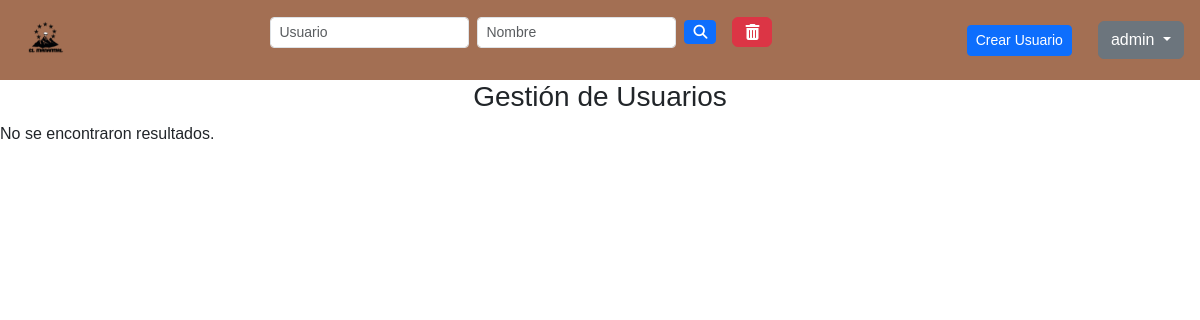
/admin/users.php (signed in), run on an earlier commit of the app's database.
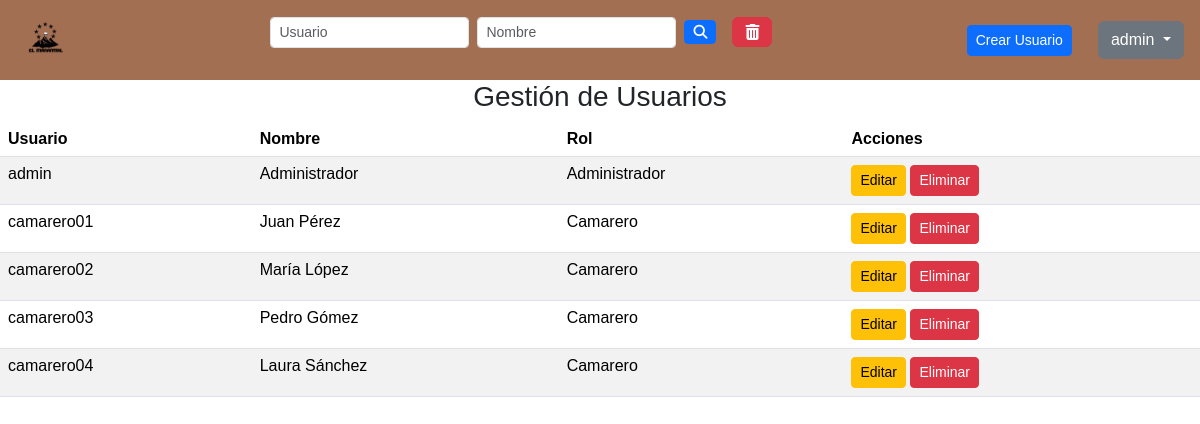
And on a later commit of the database.
### tables this page shows
CREATE TABLE tbl_usuario (
    id_usuario INT AUTO_INCREMENT PRIMARY KEY,
    nombre_usuario VARCHAR(50) NOT NULL,
    nombre_real_usuario VARCHAR(50) NOT NULL,
    password_usuario VARCHAR(255) NOT NULL,
    id_rol INT NOT NULL,
    FOREIGN KEY (id_rol) REFERENCES tbl_rol(id_rol)
);

CREATE TABLE tbl_rol (
    id_rol INT AUTO_INCREMENT PRIMARY KEY,
    nombre_rol VARCHAR(50) NOT NULL UNIQUE
);

### admin/filtros.php (called while the page is built)
<?php
$usuario_filter = isset($_GET['usuario']) ? $_GET['usuario'] : '';
$nombre_filter = isset($_GET['nombre']) ? $_GET['nombre'] : '';
$sql = "SELECT id_usuario, nombre_usuario, nombre_real_usuario, nombre_rol
        FROM tbl_usuario
        INNER JOIN tbl_rol ON tbl_usuario.id_rol = tbl_rol.id_rol
        WHERE nombre_usuario LIKE :usuario AND nombre_real_usuario LIKE :nombre";
$stmt = $conexion->prepare($sql);
$stmt->bindValue(':usuario', '%' . $usuario_filter . '%', PDO::PARAM_STR);
$stmt->bindValue(':nombre', '%' . $nombre_filter . '%', PDO::PARAM_STR);
$stmt->execute();
$resultados = $stmt->fetchAll(PDO::FETCH_ASSOC);

### admin/users.php (the view, shortened to what this page needs)
<?php
include_once '../db/conexion.php';
include_once 'filtros.php';
?>
<html lang="en">
<head>
    <link href="https://cdnjs.cloudflare.com/ajax/libs/font-awesome/6.4.0/css/all.min.css" rel="stylesheet">
    <link href="https://cdn.jsdelivr.net/npm/bootstrap@5.3.3/dist/css/bootstrap.min.css" rel="stylesheet"
>
    <link rel="stylesheet" href="../css/users.css">
</head>
<body>
    <div class="navbar d-flex justify-content-between align-items-center px-3">
        <a href="../index.php">
            <img src="../img/icon.png" class="icon" alt="Icono">
        </a>
        <form class="d-flex align-items-center" method="GET" action="">
            <input type="text" name="usuario" class="form-control form-control-sm me-2" placeholder="Usuario">
            <input type="text" name="nombre" class="form-control form-control-sm me-2" placeholder="Nombre">
            <button type="submit" class="btn btn-primary btn-sm me-3">
                <i class="fas fa-search"></i>
            </button>
            <button type="reset" class="btn btn-danger">
                <i class="fas fa-trash-alt"></i>
            </button>
        </form>
        <div class="d-flex align-items-center">
            <a href="crear_usuario.php" class="btn btn-primary btn-sm me-3">Crear Usuario</a>
            <div class="dropdown">
                <button class="btn btn-secondary dropdown-toggle" type="button" id="dropdownMenuButton"
                    data-bs-toggle="dropdown" aria-expanded="false">
                    <?php echo $_SESSION['username']; ?>
                </button>
            </div>
        </div>
    </div>
    <h3 id="titulo">Gestión de Usuarios</h3>
    <?php
    if (!empty($resultados)) {
        echo "<table class='table table-striped table-hover'>";
        echo "<thead>";
        echo "<tr>";
        echo "<th scope='col'>Usuario</th>";
        echo "<th scope='col'>Nombre</th>";
        echo "<th scope='col'>Rol</th>";
        echo "<th scope='col'>Acciones</th>";
        echo "</tr>";
        echo "</thead>";
        echo "<tbody>";
        foreach ($resultados as $row) {
            echo "<tr>";
            echo "<td scope='row'>" . htmlspecialchars($row['nombre_usuario']) . "</td>";
            echo "<td>" . htmlspecialchars($row['nombre_real_usuario']) . "</td>";
            echo "<td>" . htmlspecialchars($row['nombre_rol']) . "</td>";
            echo "<td>";
            echo "<a href='../acciones/editar_usuario.php?id=" . $row['id_usuario'] . "' class='btn btn-warning btn-sm'>Editar</a> ";
            echo "<a href='../acciones/eliminar_usuario.php?id=" . $row['id_usuario'] . "' class='btn btn-danger btn-sm' onclick='return confirm(\"¿Estás seguro de eliminar este usuario?\")'>Eliminar</a>";
            echo "</td>";
            echo "</tr>";
        }
        echo "</tbody>";
        echo "</table>";
    } else {
        echo "<p>No se encontraron resultados.</p>";
    }
    ?>
</body>
</html>

### css/users.css (style rules this page uses)
body { font-family: Arial, sans-serif; margin: 0; padding: 0; height: 100vh; }
.navbar { background-color: #a36f53; color: #fff; padding: 10px; display: flex; justify-content: space-between; align-items: center; }
.icon { height: 60px; width: 60px; }
.dropdown { position: relative; margin-left: 10px; }
#titulo { text-align: center; }

What changed in the data, as far as the page shows it:
now on this page (row edited): tbl_usuario: nombre_usuario "admin", nombre_real_usuario "Administrador", id_rol.nombre_rol "Administrador"
now on this page (row unchanged): tbl_usuario: nombre_usuario "camarero01", nombre_real_usuario "Juan Pérez", id_rol.nombre_rol "Camarero"
now on this page (row unchanged): tbl_usuario: nombre_usuario "camarero02", nombre_real_usuario "María López", id_rol.nombre_rol "Camarero"
now on this page (row unchanged): tbl_usuario: nombre_usuario "camarero03", nombre_real_usuario "Pedro Gómez", id_rol.nombre_rol "Camarero"
now on this page (row unchanged): tbl_usuario: nombre_usuario "camarero04", nombre_real_usuario "Laura Sánchez", id_rol.nombre_rol "Camarero"
Also different on the page:
text no longer shown: "No se encontraron resultados."
text now shown: "Usuario Nombre Rol Acciones"
